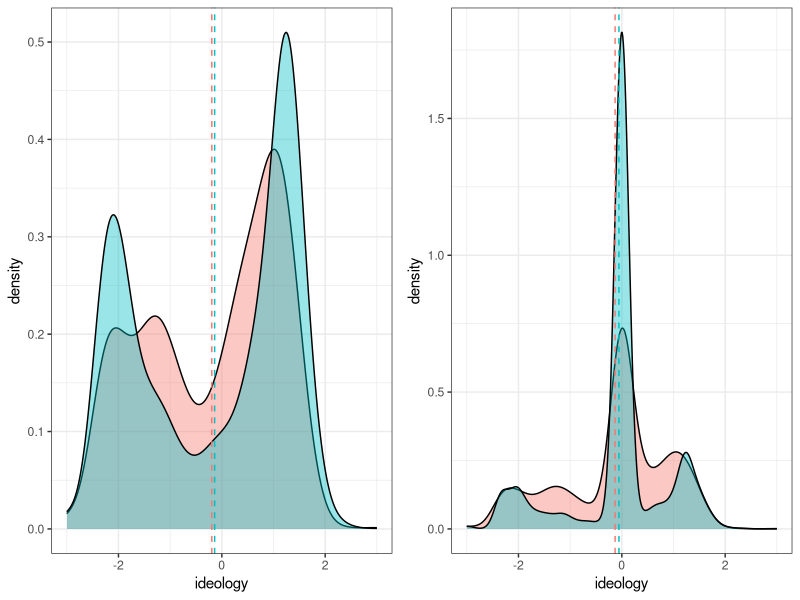

Generate this figure with R:
#ideologicial distribution elites vs non-elites
#weighted vs non-weighted
library(gridExtra)
library(ggplot2)
library(plyr)

setwd("C:/Users/Subhayan Mukerjee/Work/twitter-landscape//")

#without NAs

#elites
elite_df = read.csv("data/weak_elite_ideologies.csv", as.is = T)
elite_df = elite_df[!is.na(elite_df$ideology),]

#those with -Inf and +Inf ideologies are assigned very low and very high values instead.
#+/-3 is chosen because all other elites have absolute ideologies less than 3.
elite_df[elite_df$ideology == -Inf,]$ideology = -3
elite_df[elite_df$ideology == Inf,]$ideology = 3

names(elite_df)[2] = "ideology"
elites = elite_df$username
d_e = density(elite_df$ideology)

#ordinary users
ordinary_ideologies = read.csv("data/ordinary_ideologies.csv", as.is = T)
ordinary_ideologies = ordinary_ideologies[!is.na(ordinary_ideologies$ideology),]

#those with -Inf and +Inf ideologies are assigned very low and very high values instead.
#+/-3 is chosen because all other elites have absolute ideologies less than 3.
ordinary_ideologies[ordinary_ideologies$ideology == -Inf,]$ideology = -3
ordinary_ideologies[ordinary_ideologies$ideology == Inf,]$ideology = 3

d_p = density(ordinary_ideologies$ideology)

elite_df$type = "opinion leaders"
ordinary_ideologies$type = "ordinary users"
names(ordinary_ideologies)[1] = "username"
master_ideology = rbind(elite_df, ordinary_ideologies)

mu <- ddply(master_ideology, "type", summarise, grp.mean=mean(ideology, na.rm = T))

p1_withoutNA = ggplot(master_ideology, aes(x=ideology, fill=type)) +
  geom_density(alpha=0.4) +
  geom_vline(data=mu, aes(xintercept=grp.mean, color=type),
             linetype="dashed") +
  theme_bw() +
  theme(legend.position = "none")

#recode NAs as 0

#repeat
#elites
elite_df = read.csv("data/weak_elite_ideologies.csv", as.is = T)

elite_df[is.na(elite_df$ideology),]$ideology = 0
elite_df[elite_df$ideology == -Inf,]$ideology = -3
elite_df[elite_df$ideology == Inf,]$ideology = 3

names(elite_df)[2] = "ideology"
elites = elite_df$username
d_e = density(elite_df$ideology)

#ordinary users
ordinary_ideologies = read.csv("data/ordinary_ideologies.csv", as.is = T)
#ordinary_ideologies = ordinary_ideologies[!is.na(ordinary_ideologies$ideology),]

ordinary_ideologies[is.na(ordinary_ideologies$ideology),]$ideology = 0
ordinary_ideologies[ordinary_ideologies$ideology == -Inf,]$ideology = -3
ordinary_ideologies[ordinary_ideologies$ideology == Inf,]$ideology = 3

d_p = density(ordinary_ideologies$ideology)

elite_df$type = "opinion leader"
ordinary_ideologies$type = "ordinary user"
names(ordinary_ideologies)[1] = "username"
master_ideology = rbind(elite_df, ordinary_ideologies)

mu <- ddply(master_ideology, "type", summarise, grp.mean=mean(ideology, na.rm = T))

p2_withNA = ggplot(master_ideology, aes(x=ideology, fill=type)) +
  geom_density(alpha=0.4) +
  geom_vline(data=mu, aes(xintercept=grp.mean, color=type),
             linetype="dashed") +
  theme_bw() +
  theme(legend.position = "none")


#figure 3: elites vs plebs, with vs without neutrals
grid.arrange(p1_withoutNA, p2_withNA, nrow = 1)